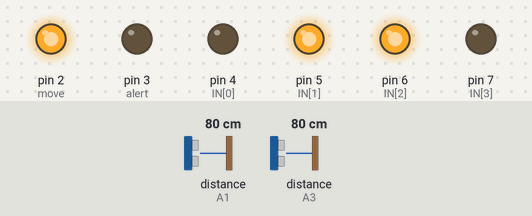
The sketch below on a simulated Arduino Uno, built with avr-gcc and run on an emulated ATmega328P. Shown: output pins drawn as LEDs (lit = HIGH). Dashed ring = blinking. The inputs (shaded band) are chosen by the test bench; at power-on: distance to the obstacle (sensors on A1, A3) 80 cm. The echo pulse lasts 58.3 µs per cm.

Above: at 1.2 s.
1.3 s: distance to the obstacle (sensor on A1) set to 17 cm
2.8 s: distance to the obstacle (sensor on A1) set to 14 cm
At 3.6 s:
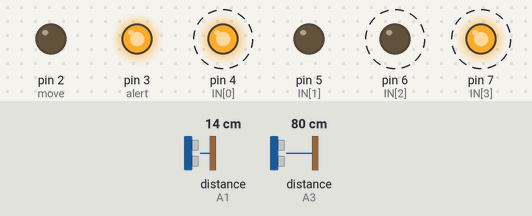
5.8 s: distance to the obstacle (sensor on A3) set to 22 cm
At 6.03 s:
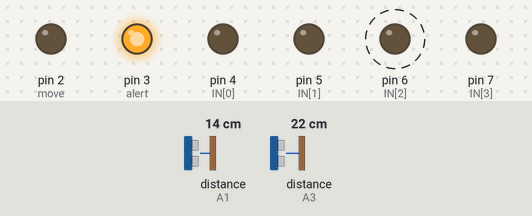
8.8 s: distance to the obstacle (sensor on A3) set to 18 cm
At 9.0 s:
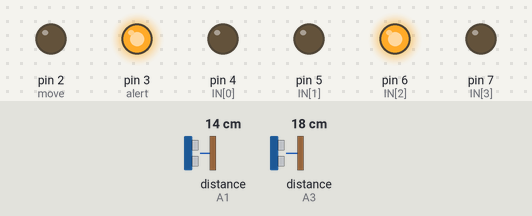
At 11.7 s:
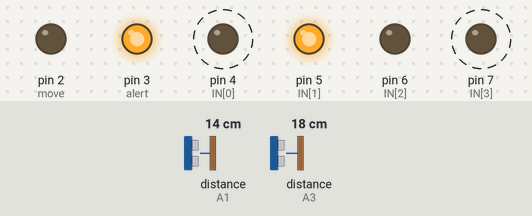
11.8 s: distance to the obstacle (sensor on A3) set to 2 cm
14.8 s: distance to the obstacle (sensor on A3) set to 9 cm
Timing chart, 0 to 18.8 s (numbered marks = the images above; inputs shaded):
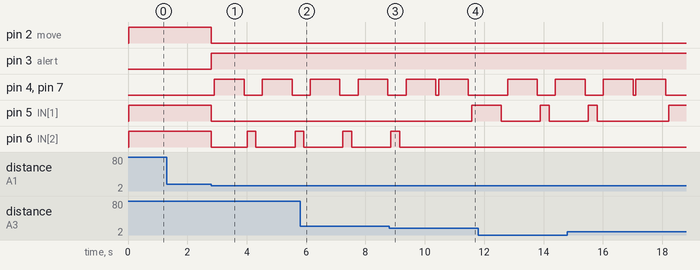

Measured:
- the behaviour switches between 16 and 15 cm on distance to the obstacle (sensor on A1) (found by bisection; images 0 and 1)
- the behaviour switches between 20 and 19 cm on distance to the obstacle (sensor on A3) (found by bisection; images 2 and 3)
- after the input at 1.3 s, every drawn part: stays the same
- after the input at 2.8 s, pin 2 (move), pin 5 (IN[1]): HIGH → LOW at once; pin 3 (alert): LOW → HIGH at once; pin 4 (IN[0]), pin 7 (IN[3]): alternates HIGH for 1.0 s and LOW for 0.62 s, starting after 0.11 s; pin 6 (IN[2]): alternates HIGH for 0.30 s and LOW for 1.3 s, starting at once
- after the input at 8.8 s, pin 5 (IN[1]): LOW → HIGH after 2.8 s; pin 6 (IN[2]): goes on until 9.2 s, then stays LOW

The sketch:

test1.ino
```cpp
 #include <NewPing.h> //Biblioteca para uso das funções do sensor

//Definindo variáveis de entrada (sensor)
#define TRIGGER_PIN_RIGHT A0
#define ECHO_PIN_RIGHT A1
#define TRIGGER_PIN_LEFT A2
#define ECHO_PIN_LEFT A3

#define MAX_DISTANCE 200

//Definindo pinos da ponte H
int IN[4] = {4, 5, 6, 7};

//Definindo pinos dos led's
int alert = 3;
int move = 2;

//Chama a função responsável pelo cálculo das distâncias
NewPing sonar_right(TRIGGER_PIN_RIGHT, ECHO_PIN_RIGHT, MAX_DISTANCE);
NewPing sonar_left(TRIGGER_PIN_LEFT, ECHO_PIN_LEFT, MAX_DISTANCE);

void setup() {

  for(int i = 0; i <= 4; i++){
    pinMode(IN[i], OUTPUT);
    digitalWrite(IN[i], LOW);
  }

  pinMode(alert, OUTPUT);
  digitalWrite(alert, LOW);

  pinMode(move, OUTPUT);
  digitalWrite(move, LOW);

  delay(10);

}

void loop() {

  int dist_sensor_right = sonar_right.ping_cm();
  int dist_sensor_left = sonar_left.ping_cm();

//*****CASO NÃO LEIA NADA À SUA FRENTE, A DISTÂNCIA É "INFINITA"*****
  if(dist_sensor_right == 0){

    dist_sensor_right = 1000;

  }

    if(dist_sensor_left == 0){

    dist_sensor_left = 1000;

  }
//*******************************************************************

  if(dist_sensor_right > 15 && dist_sensor_left > 15){

    digitalWrite(alert, LOW);
    digitalWrite(move, HIGH);
    move_front();

  }

  else
  {

    digitalWrite(move, LOW);
    digitalWrite(alert, HIGH);
    halt();
    move_back();
    delay(1000);
    halt();

  int dist_difference = dist_sensor_right - dist_sensor_left;

  if(dist_difference > 5){

    move_right();
    delay(300);
    halt();
    delay(10);

  }

  else if(dist_difference < -5){

    move_left();
    delay(300);
    halt();
    delay(10);

  }

  else{

    move_back();
    delay(1000);
    halt();
    delay(10);
    move_right();
    delay(1000);
    halt();
    delay(10);

  }

  }

}

void move_front(){

  digitalWrite(IN[1], HIGH);
  digitalWrite(IN[0], LOW);
  digitalWrite(IN[2], HIGH);
  digitalWrite(IN[3], LOW);

}

void halt(){

  digitalWrite(IN[1], LOW);
  digitalWrite(IN[0], LOW);
  digitalWrite(IN[2], LOW);
  digitalWrite(IN[3], LOW);
  delay(100);

}

void move_back(){

  digitalWrite(IN[0], HIGH);
  digitalWrite(IN[1], LOW);
  digitalWrite(IN[3], HIGH);
  digitalWrite(IN[2], LOW);

}

void move_right(){

  digitalWrite(IN[1], HIGH);
  digitalWrite(IN[0], LOW);
  digitalWrite(IN[2], LOW);
  digitalWrite(IN[3], LOW);

}

void move_left(){

  digitalWrite(IN[0], LOW);
  digitalWrite(IN[1], LOW);
  digitalWrite(IN[2], HIGH);
  digitalWrite(IN[3], LOW);

}
```
